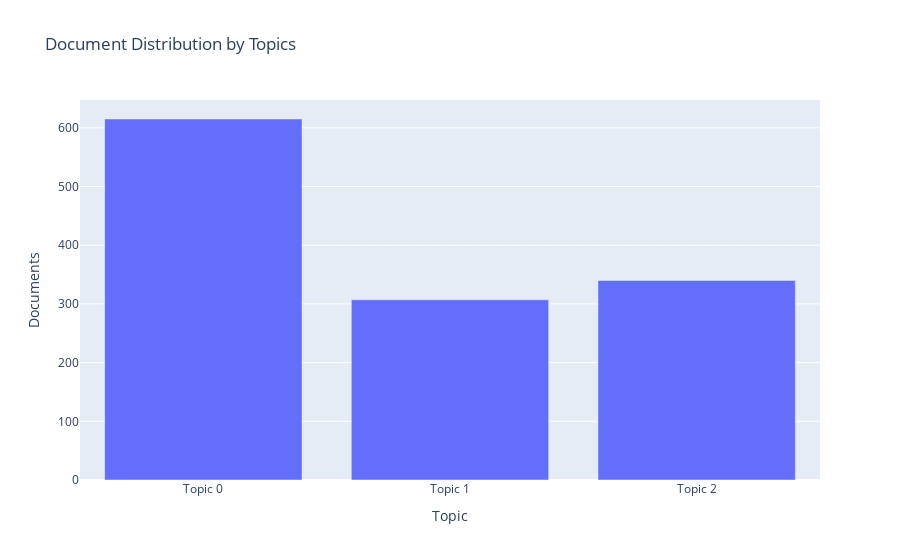

Source (notebook cell):
### Code cell
plot_model(lda, plot = 'topic_distribution')

### Figure 1 — Plotly figure (JSON) as saved in the notebook; plotly's stock layout.template omitted (floating-point values rounded to 4 significant figures)
{"data": [{"alignmentgroup": "True", "customdata": [["app, work, support, review, help, use, time, email, customer, try"], ["product, customer, order, app, use, make, would, option, item, time"], ["app, good, work, use, product, customer, store, seem, support, service"]], "hovertemplate": "Topic=%{x}<br>Documents=%{y}<br>Keyword=%{customdata[0]}<extra></extra>", "legendgroup": "", "marker": {"color": "#636efa", "pattern": {"shape": ""}}, "name": "", "offsetgroup": "", "orientation": "v", "showlegend": false, "textposition": "auto", "type": "bar", "x": ["Topic 0", "Topic 1", "Topic 2"], "xaxis": "x", "y": [615, 307, 340], "yaxis": "y"}], "layout": {"autosize": true, "barmode": "relative", "legend": {"tracegroupgap": 0}, "title": {"text": "Document Distribution by Topics"}, "xaxis": {"anchor": "y", "autorange": true, "domain": [0, 1], "range": [-0.5, 2.5], "title": {"text": "Topic"}, "type": "category"}, "yaxis": {"anchor": "x", "autorange": true, "domain": [0, 1], "range": [0, 647.4], "title": {"text": "Documents"}, "type": "linear"}}}
